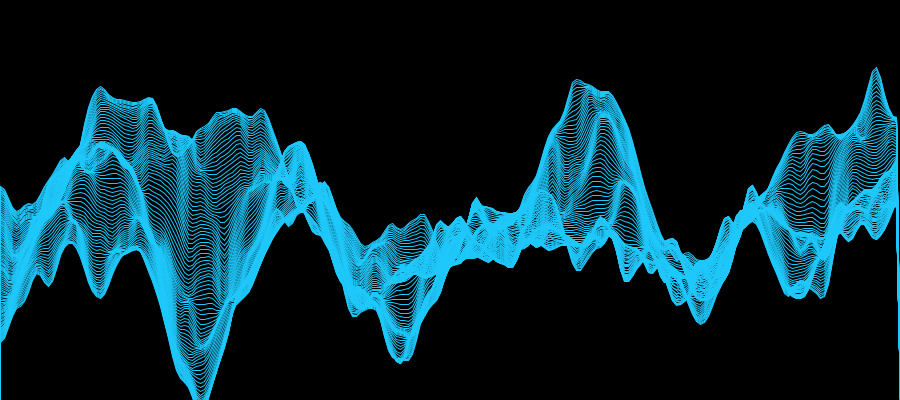
Frame 1 (no input)
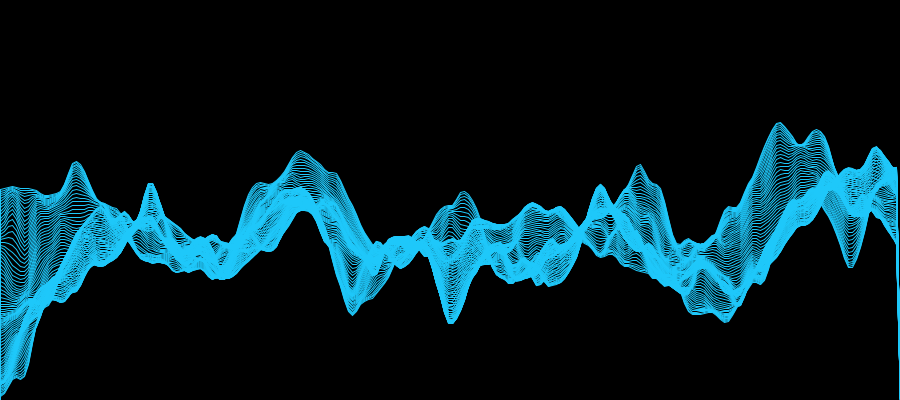
Frame 60 (the mouse pressed at the canvas centre just before this capture)
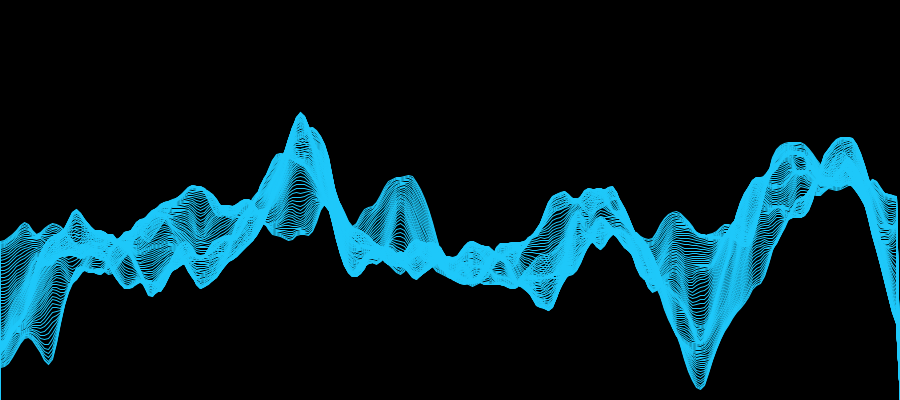
Frame 120 (the mouse held since frame 60 and released just before this capture)

The Processing sketch that drew these frames (run headless with seeded random() and noise(); from frame 60 on, the mouse is pressed at the canvas centre):

// Processing sketch: processing_77245
// ── processing_77245.pde

float y;
 
void setup()
{
  size(900,400);
  y = height * .25;
  smooth();

}
 
void draw()
{
  background(0);
  noFill();
  stroke(30,200,250);
 
   
  for(int i = 0; i < 100; i+=1)
  {
  beginShape();
  vertex(0,height);
  for(int x = 0; x < width; x+=4)
  {
  
   vertex(x,  y-i  + (noise(x*.01, (frameCount*.01), i*.01 )*400));
     
  }
  vertex(width, height);
  endShape();
   
  } 
   
}
